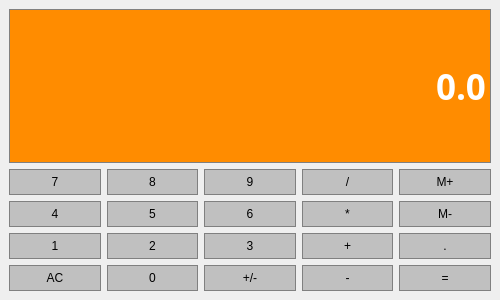
<?xml version="1.0" encoding="UTF-8"?>
<ui version="4.0">
 <class>Calculator</class>
 <widget class="QMainWindow" name="Calculator">
  <property name="geometry">
   <rect>
    <x>0</x>
    <y>0</y>
    <width>500</width>
    <height>300</height>
   </rect>
  </property>
  <property name="windowTitle">
   <string>Calculator</string>
  </property>
  <widget class="QWidget" name="centralwidget">
   <layout class="QGridLayout" name="gridLayout">
    <item row="0" column="0" colspan="5">
     <widget class="QLineEdit" name="Display">
      <property name="sizePolicy">
       <sizepolicy hsizetype="Preferred" vsizetype="Expanding">
        <horstretch>0</horstretch>
        <verstretch>0</verstretch>
       </sizepolicy>
      </property>
      <property name="font">
       <font>
        <family>Ubuntu Condensed</family>
        <pointsize>26</pointsize>
        <weight>75</weight>
        <bold>true</bold>
       </font>
      </property>
      <property name="styleSheet">
       <string notr="true">QLineEdit{
	background-color: darkorange;
	border: 1px solid gray;
	color: white;
}</string>
      </property>
      <property name="text">
       <string>0.0</string>
      </property>
      <property name="alignment">
       <set>Qt::AlignRight|Qt::AlignTrailing|Qt::AlignVCenter</set>
      </property>
     </widget>
    </item>
    <item row="1" column="0">
     <widget class="QPushButton" name="Button7">
      <property name="sizePolicy">
       <sizepolicy hsizetype="Preferred" vsizetype="Preferred">
        <horstretch>0</horstretch>
        <verstretch>0</verstretch>
       </sizepolicy>
      </property>
      <property name="styleSheet">
       <string notr="true">QPushButton{
	background-color: #C0C0C0;
	border: 1px solid gray;
	padding: 5px;
}

QPushButton:pressed{
	background-color: #A9A9A9;
	border: 1px solid gray;
	padding: 5px;
}</string>
      </property>
      <property name="text">
       <string>7</string>
      </property>
     </widget>
    </item>
    <item row="1" column="1">
     <widget class="QPushButton" name="Button8">
      <property name="sizePolicy">
       <sizepolicy hsizetype="Preferred" vsizetype="Preferred">
        <horstretch>0</horstretch>
        <verstretch>0</verstretch>
       </sizepolicy>
      </property>
      <property name="styleSheet">
       <string notr="true">QPushButton{
	background-color: #C0C0C0;
	border: 1px solid gray;
	padding: 5px;
}

QPushButton:pressed{
	background-color: #A9A9A9;
	border: 1px solid gray;
	padding: 5px;
}</string>
      </property>
      <property name="text">
       <string>8</string>
      </property>
     </widget>
    </item>
    <item row="1" column="2">
     <widget class="QPushButton" name="Button9">
      <property name="sizePolicy">
       <sizepolicy hsizetype="Preferred" vsizetype="Preferred">
        <horstretch>0</horstretch>
        <verstretch>0</verstretch>
       </sizepolicy>
      </property>
      <property name="styleSheet">
       <string notr="true">QPushButton{
	background-color: #C0C0C0;
	border: 1px solid gray;
	padding: 5px;
}

QPushButton:pressed{
	background-color: #A9A9A9;
	border: 1px solid gray;
	padding: 5px;
}</string>
      </property>
      <property name="text">
       <string>9</string>
      </property>
     </widget>
    </item>
    <item row="1" column="3">
     <widget class="QPushButton" name="Button_div">
      <property name="sizePolicy">
       <sizepolicy hsizetype="Preferred" vsizetype="Preferred">
        <horstretch>0</horstretch>
        <verstretch>0</verstretch>
       </sizepolicy>
      </property>
      <property name="styleSheet">
       <string notr="true">QPushButton{
	background-color: #C0C0C0;
	border: 1px solid gray;
	padding: 5px;
}

QPushButton:pressed{
	background-color: #A9A9A9;
	border: 1px solid gray;
	padding: 5px;
}</string>
      </property>
      <property name="text">
       <string>/</string>
      </property>
     </widget>
    </item>
    <item row="1" column="4">
     <widget class="QPushButton" name="Button_Mp">
      <property name="sizePolicy">
       <sizepolicy hsizetype="Preferred" vsizetype="Preferred">
        <horstretch>0</horstretch>
        <verstretch>0</verstretch>
       </sizepolicy>
      </property>
      <property name="styleSheet">
       <string notr="true">QPushButton{
	background-color: #C0C0C0;
	border: 1px solid gray;
	padding: 5px;
}

QPushButton:pressed{
	background-color: #A9A9A9;
	border: 1px solid gray;
	padding: 5px;
}</string>
      </property>
      <property name="text">
       <string>M+</string>
      </property>
     </widget>
    </item>
    <item row="2" column="0">
     <widget class="QPushButton" name="Button4">
      <property name="sizePolicy">
       <sizepolicy hsizetype="Preferred" vsizetype="Preferred">
        <horstretch>0</horstretch>
        <verstretch>0</verstretch>
       </sizepolicy>
      </property>
      <property name="styleSheet">
       <string notr="true">QPushButton{
	background-color: #C0C0C0;
	border: 1px solid gray;
	padding: 5px;
}

QPushButton:pressed{
	background-color: #A9A9A9;
	border: 1px solid gray;
	padding: 5px;
}</string>
      </property>
      <property name="text">
       <string>4</string>
      </property>
     </widget>
    </item>
    <item row="2" column="1">
     <widget class="QPushButton" name="Button5">
      <property name="sizePolicy">
       <sizepolicy hsizetype="Preferred" vsizetype="Preferred">
        <horstretch>0</horstretch>
        <verstretch>0</verstretch>
       </sizepolicy>
      </property>
      <property name="styleSheet">
       <string notr="true">QPushButton{
	background-color: #C0C0C0;
	border: 1px solid gray;
	padding: 5px;
}

QPushButton:pressed{
	background-color: #A9A9A9;
	border: 1px solid gray;
	padding: 5px;
}</string>
      </property>
      <property name="text">
       <string>5</string>
      </property>
     </widget>
    </item>
    <item row="2" column="2">
     <widget class="QPushButton" name="Button6">
      <property name="sizePolicy">
       <sizepolicy hsizetype="Preferred" vsizetype="Preferred">
        <horstretch>0</horstretch>
        <verstretch>0</verstretch>
       </sizepolicy>
      </property>
      <property name="styleSheet">
       <string notr="true">QPushButton{
	background-color: #C0C0C0;
	border: 1px solid gray;
	padding: 5px;
}

QPushButton:pressed{
	background-color: #A9A9A9;
	border: 1px solid gray;
	padding: 5px;
}</string>
      </property>
      <property name="text">
       <string>6</string>
      </property>
     </widget>
    </item>
    <item row="2" column="3">
     <widget class="QPushButton" name="Button_mul">
      <property name="sizePolicy">
       <sizepolicy hsizetype="Preferred" vsizetype="Preferred">
        <horstretch>0</horstretch>
        <verstretch>0</verstretch>
       </sizepolicy>
      </property>
      <property name="styleSheet">
       <string notr="true">QPushButton{
	background-color: #C0C0C0;
	border: 1px solid gray;
	padding: 5px;
}

QPushButton:pressed{
	background-color: #A9A9A9;
	border: 1px solid gray;
	padding: 5px;
}</string>
      </property>
      <property name="text">
       <string>*</string>
      </property>
     </widget>
    </item>
    <item row="2" column="4">
     <widget class="QPushButton" name="Button_Mn">
      <property name="sizePolicy">
       <sizepolicy hsizetype="Preferred" vsizetype="Preferred">
        <horstretch>0</horstretch>
        <verstretch>0</verstretch>
       </sizepolicy>
      </property>
      <property name="styleSheet">
       <string notr="true">QPushButton{
	background-color: #C0C0C0;
	border: 1px solid gray;
	padding: 5px;
}

QPushButton:pressed{
	background-color: #A9A9A9;
	border: 1px solid gray;
	padding: 5px;
}</string>
      </property>
      <property name="text">
       <string>M-</string>
      </property>
     </widget>
    </item>
    <item row="3" column="0">
     <widget class="QPushButton" name="Button1">
      <property name="sizePolicy">
       <sizepolicy hsizetype="Preferred" vsizetype="Preferred">
        <horstretch>0</horstretch>
        <verstretch>0</verstretch>
       </sizepolicy>
      </property>
      <property name="styleSheet">
       <string notr="true">QPushButton{
	background-color: #C0C0C0;
	border: 1px solid gray;
	padding: 5px;
}

QPushButton:pressed{
	background-color: #A9A9A9;
	border: 1px solid gray;
	padding: 5px;
}</string>
      </property>
      <property name="text">
       <string>1</string>
      </property>
     </widget>
    </item>
    <item row="3" column="1">
     <widget class="QPushButton" name="Button2">
      <property name="sizePolicy">
       <sizepolicy hsizetype="Preferred" vsizetype="Preferred">
        <horstretch>0</horstretch>
        <verstretch>0</verstretch>
       </sizepolicy>
      </property>
      <property name="styleSheet">
       <string notr="true">QPushButton{
	background-color: #C0C0C0;
	border: 1px solid gray;
	padding: 5px;
}

QPushButton:pressed{
	background-color: #A9A9A9;
	border: 1px solid gray;
	padding: 5px;
}</string>
      </property>
      <property name="text">
       <string>2</string>
      </property>
     </widget>
    </item>
    <item row="3" column="2">
     <widget class="QPushButton" name="Button3">
      <property name="sizePolicy">
       <sizepolicy hsizetype="Preferred" vsizetype="Preferred">
        <horstretch>0</horstretch>
        <verstretch>0</verstretch>
       </sizepolicy>
      </property>
      <property name="styleSheet">
       <string notr="true">QPushButton{
	background-color: #C0C0C0;
	border: 1px solid gray;
	padding: 5px;
}

QPushButton:pressed{
	background-color: #A9A9A9;
	border: 1px solid gray;
	padding: 5px;
}</string>
      </property>
      <property name="text">
       <string>3</string>
      </property>
     </widget>
    </item>
    <item row="3" column="3">
     <widget class="QPushButton" name="Button_add">
      <property name="sizePolicy">
       <sizepolicy hsizetype="Preferred" vsizetype="Preferred">
        <horstretch>0</horstretch>
        <verstretch>0</verstretch>
       </sizepolicy>
      </property>
      <property name="styleSheet">
       <string notr="true">QPushButton{
	background-color: #C0C0C0;
	border: 1px solid gray;
	padding: 5px;
}

QPushButton:pressed{
	background-color: #A9A9A9;
	border: 1px solid gray;
	padding: 5px;
}</string>
      </property>
      <property name="text">
       <string>+</string>
      </property>
     </widget>
    </item>
    <item row="3" column="4">
     <widget class="QPushButton" name="Button_decimal">
      <property name="sizePolicy">
       <sizepolicy hsizetype="Preferred" vsizetype="Preferred">
        <horstretch>0</horstretch>
        <verstretch>0</verstretch>
       </sizepolicy>
      </property>
      <property name="styleSheet">
       <string notr="true">QPushButton{
	background-color: #C0C0C0;
	border: 1px solid gray;
	padding: 5px;
}

QPushButton:pressed{
	background-color: #A9A9A9;
	border: 1px solid gray;
	padding: 5px;
}</string>
      </property>
      <property name="text">
       <string>.</string>
      </property>
     </widget>
    </item>
    <item row="4" column="0">
     <widget class="QPushButton" name="Button_AC">
      <property name="sizePolicy">
       <sizepolicy hsizetype="Preferred" vsizetype="Preferred">
        <horstretch>0</horstretch>
        <verstretch>0</verstretch>
       </sizepolicy>
      </property>
      <property name="styleSheet">
       <string notr="true">QPushButton{
	background-color: #C0C0C0;
	border: 1px solid gray;
	padding: 5px;
}

QPushButton:pressed{
	background-color: #A9A9A9;
	border: 1px solid gray;
	padding: 5px;
}</string>
      </property>
      <property name="text">
       <string>AC</string>
      </property>
     </widget>
    </item>
    <item row="4" column="1">
     <widget class="QPushButton" name="Button0">
      <property name="sizePolicy">
       <sizepolicy hsizetype="Preferred" vsizetype="Preferred">
        <horstretch>0</horstretch>
        <verstretch>0</verstretch>
       </sizepolicy>
      </property>
      <property name="styleSheet">
       <string notr="true">QPushButton{
	background-color: #C0C0C0;
	border: 1px solid gray;
	padding: 5px;
}

QPushButton:pressed{
	background-color: #A9A9A9;
	border: 1px solid gray;
	padding: 5px;
}</string>
      </property>
      <property name="text">
       <string>0</string>
      </property>
     </widget>
    </item>
    <item row="4" column="2">
     <widget class="QPushButton" name="Button_sign">
      <property name="sizePolicy">
       <sizepolicy hsizetype="Preferred" vsizetype="Preferred">
        <horstretch>0</horstretch>
        <verstretch>0</verstretch>
       </sizepolicy>
      </property>
      <property name="styleSheet">
       <string notr="true">QPushButton{
	background-color: #C0C0C0;
	border: 1px solid gray;
	padding: 5px;
}

QPushButton:pressed{
	background-color: #A9A9A9;
	border: 1px solid gray;
	padding: 5px;
}</string>
      </property>
      <property name="text">
       <string>+/-</string>
      </property>
     </widget>
    </item>
    <item row="4" column="3">
     <widget class="QPushButton" name="Button_sub">
      <property name="sizePolicy">
       <sizepolicy hsizetype="Preferred" vsizetype="Preferred">
        <horstretch>0</horstretch>
        <verstretch>0</verstretch>
       </sizepolicy>
      </property>
      <property name="styleSheet">
       <string notr="true">QPushButton{
	background-color: #C0C0C0;
	border: 1px solid gray;
	padding: 5px;
}

QPushButton:pressed{
	background-color: #A9A9A9;
	border: 1px solid gray;
	padding: 5px;
}</string>
      </property>
      <property name="text">
       <string>-</string>
      </property>
     </widget>
    </item>
    <item row="4" column="4">
     <widget class="QPushButton" name="Button_eq">
      <property name="sizePolicy">
       <sizepolicy hsizetype="Preferred" vsizetype="Preferred">
        <horstretch>0</horstretch>
        <verstretch>0</verstretch>
       </sizepolicy>
      </property>
      <property name="styleSheet">
       <string notr="true">QPushButton{
	background-color: #C0C0C0;
	border: 1px solid gray;
	padding: 5px;
}

QPushButton:pressed{
	background-color: #A9A9A9;
	border: 1px solid gray;
	padding: 5px;
}</string>
      </property>
      <property name="text">
       <string>=</string>
      </property>
     </widget>
    </item>
   </layout>
  </widget>
 </widget>
 <resources/>
 <connections/>
</ui>
